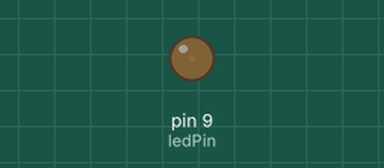
Recording of a sketch running on a simulated Arduino Uno, built with avr-gcc and run on an emulated ATmega328P. Parts: output pins drawn as LEDs (lit = HIGH).

Above: at 0.05 s.
At 6.45 s:
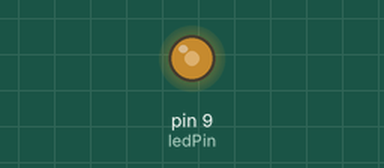
At 11.15 s:
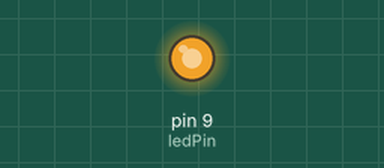
At 22.25 s:
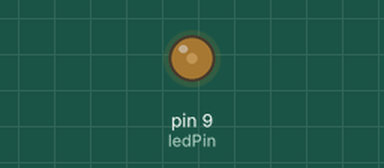
Timing chart, 0 to 33.2 s (numbered marks = the images above):
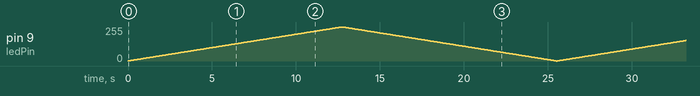

The sketch:

A_Fade_LED.ino
```cpp
/*Pulse Width Modulation(PWM) - lets us simulate output using analog digital pins.
 analogWrite(pin, value) function is used.
 PWM pins(marked with ~) - 3, 5, 6, 9, 10 & 11. These have special internal timer circuit that can generate super-fast ON/OFF pulses automatically-
 that's what allows analogWrite() to work. Other pins would just turn the LED fully ON or OFF.
 alalogWrite(pin, 0) - LED off ; analogWrite(pin, 255) - LED fully bright ; Any value between 0-255 gives intermediate brightness.
  *Ardduino's analogWrite uses 8-bit value to represent the brightness. 8 bits => number is stored in 8 binary digits.
   00000000 - 0, 11111111 - 255. total number of possible values in 8 bits = 2^8 = 256 (ranging from 0 to 255)
 CIRCUIT - LED anode(+) pin 9 through 220 ohm resistor. Connect LED cathode(-) to GND
 The following code will make LED fade in and out smoothly.*/

int ledPin = 9; //PWM pin connected to LED.
void setup()
{
 pinMode(ledPin, OUTPUT);
}
void loop()
{
  for(int brightness=1; brightness<=255; brightness++) //Loop for increasing brigntness
    {
      analogWrite(ledPin, brightness);
      delay(50); //Each level of brightness remains for 50ms - smooth fade in
    }
  for(int brightness=255; brightness>=0; brightness--)
    {
      analogWrite(ledPin, brightness);
      delay(50); //Smooth fade out
    }
}
```
